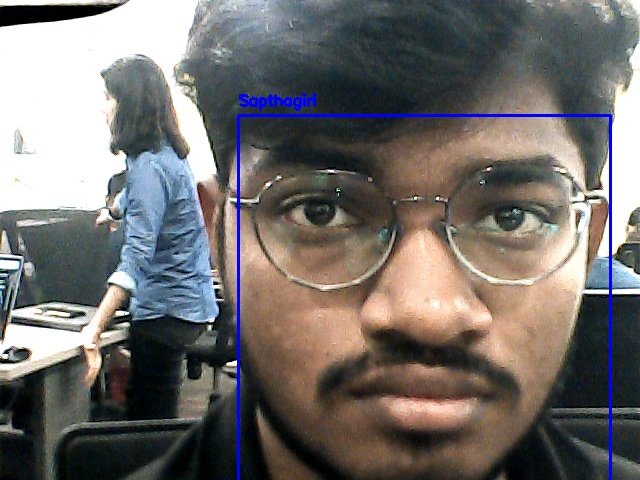
#> input picture src/images/registered/8516f3b9-b8f8-46a8-8215-4d0612bffc5d.jpg, 640 x 480 px; its folder holds only this picture in this run
$ python train_model.py
#> lines starting #> are read from the running program, lines starting #| are printed output that depends on the picture
import cv2
import os
import numpy as np
import pickle

DATASET_DIR = "images/registered"
MODEL_PATH = "data/trained_model.yml"

def train_model():
    # Initialize face detector
    face_cascade = cv2.CascadeClassifier(cv2.data.haarcascades + 'haarcascade_frontalface_default.xml')

    # Initialize face recognizer
    recognizer = cv2.face_LBPHFaceRecognizer.create()

    faces = []
    labels = []
    label_map = {}
    current_label = 0

    print("Training model...")

    # Check if dataset directory exists
    if not os.path.exists(DATASET_DIR):
        print(f"Dataset directory not found: {DATASET_DIR}")
        return

    # Load and process images
    for img_name in os.listdir(DATASET_DIR):
        if not img_name.endswith(('.jpg', '.jpeg', '.png')):
            continue

        user_id = os.path.splitext(img_name)[0]
        img_path = os.path.join(DATASET_DIR, img_name)

        print(f"Processing image: {img_path}")

        # Read and convert image to grayscale
        image = cv2.imread(img_path)
#> image is the input picture: shape (480, 640, 3); mean B, G, R 107.7, 109.9, 113.7
        if image is None:
            print(f"Failed to load image: {img_path}")
            continue

        gray = cv2.cvtColor(image, cv2.COLOR_BGR2GRAY)
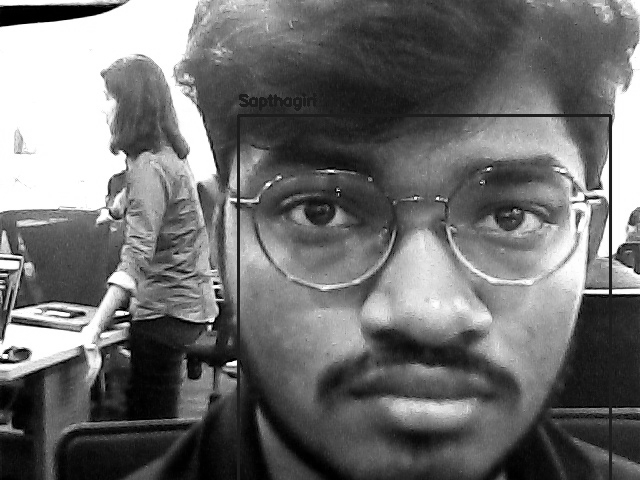
#> gray: shape (480, 640); min 0, max 255, mean 110.8

        # Detect faces with more lenient parameters
        detected_faces = face_cascade.detectMultiScale(
            gray,
            scaleFactor=1.1,  # More gradual scaling
            minNeighbors=3,   # Fewer neighbors required
            minSize=(30, 30)  # Smaller minimum face size
        )
#> detected_faces = [[208, 68, 405, 405]]

        if len(detected_faces) > 0:
            (x, y, w, h) = detected_faces[0]  # Use the first detected face
#> x = 208; y = 68; w = 405; h = 405
            face_roi = gray[y:y+h, x:x+w]
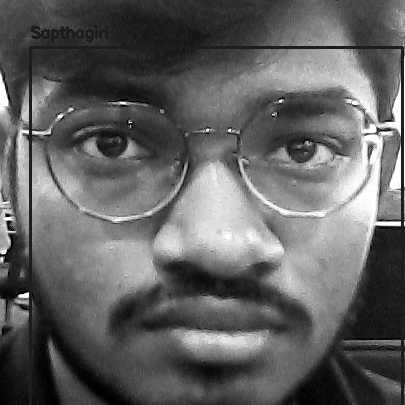
#> face_roi: shape (405, 405); min 0, max 255, mean 97.4
            face_roi = cv2.resize(face_roi, (100, 100))  # Normalize size
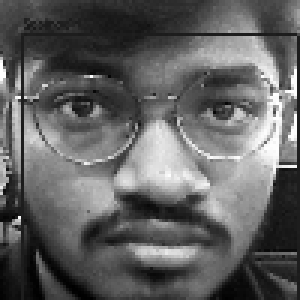
#> face_roi: shape (100, 100) (shown 3 times larger); min 0, max 255, mean 96.9

            # Add face and label
            faces.append(face_roi)

            if user_id not in label_map:
                label_map[user_id] = current_label
                current_label += 1

            labels.append(label_map[user_id])
            print(f"Successfully processed user: {user_id}")

    if not faces:
        print("No faces found in the dataset!")
        return

    # Convert lists to numpy arrays
    faces = np.array(faces)
    labels = np.array(labels)

    print(f"Training with {len(faces)} faces...")
#> (printed output is left out)

    try:
        # Train the recognizer
        recognizer.train(faces, labels)

        # Create directory if it doesn't exist
        os.makedirs(os.path.dirname(MODEL_PATH), exist_ok=True)

        # Save the model
        recognizer.save(MODEL_PATH)

        # Save the label mapping
        label_map_path = os.path.join(os.path.dirname(MODEL_PATH), 'label_map.pkl')
        with open(label_map_path, 'wb') as f:
            pickle.dump(label_map, f)

        print(" Model trained successfully!")
        print(f"Model saved to: {MODEL_PATH}")
        print(f"Label map saved to: {label_map_path}")
        print(f"Total users trained: {len(label_map)}")

    except Exception as e:
        print(f"Error during training: {str(e)}")

if __name__ == "__main__":
    train_model()
    input("Press Enter to exit...")

$ run again, on src/images/registered/e85b8ef4-70f8-4e4d-95bb-3b198fd13dc2.jpg
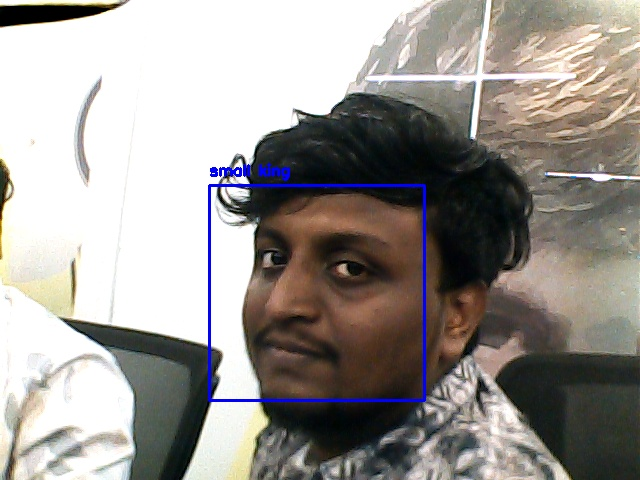
#> input picture src/images/registered/e85b8ef4-70f8-4e4d-95bb-3b198fd13dc2.jpg, 640 x 480 px
#> in train_model, image is the input picture: shape (480, 640, 3); mean B, G, R 146.8, 151, 155.6
#> in train_model, `gray = cv2.cvtColor(image, cv2.COLOR_BGR2GRAY)`:
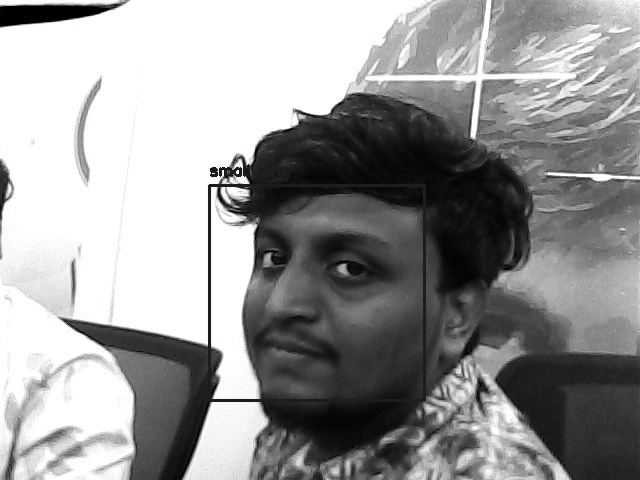
#> gray: shape (480, 640); min 0, max 255, mean 151.9
#> detected_faces = [[475, 73, 50, 50]]
#> x = 475; y = 73; w = 50
#> in train_model, `face_roi = gray[y:y+h, x:x+w]`:
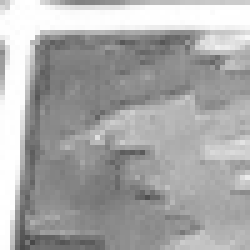
#> face_roi: shape (50, 50) (shown 5 times larger); min 72, max 255, mean 168.1
#> (printed output is left out)
